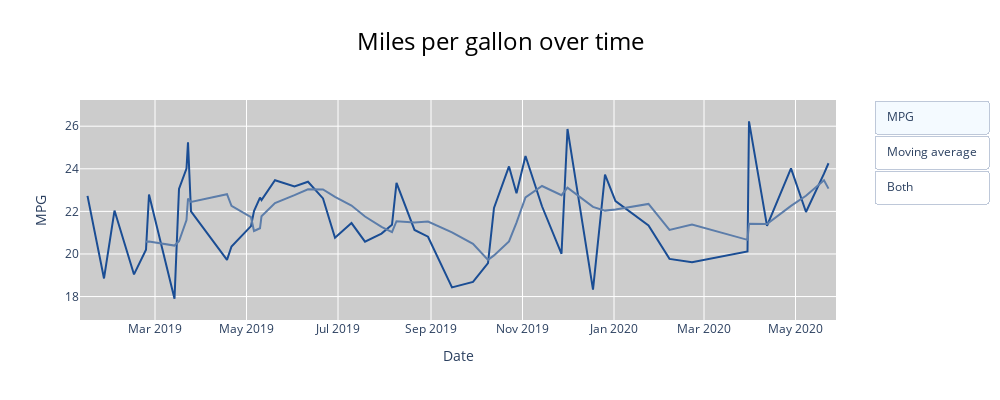

The cell this chart's notebook holds for it:
### Code cell
# Change line colors
# Make figure bigger
fig = go.Figure()
fig.add_trace(go.Scatter(x=df['date'],
                                y=df['mpg'],
                                mode='lines',
                                hovertemplate=df['mpg'].astype(str)+ ' on ' + df['date'].dt.strftime('%b %d %Y'),
                                name='MPG',
                                line=dict(color="#1A4D94")
))
fig.add_trace(go.Scatter(x=df['date'],
                                y=df['mpg'].rolling(window=5).mean(),
                                mode='lines',
                                hovertemplate=round(df['mpg'].rolling(window=5).mean(),2).astype(str) + ' on ' + df['date'].dt.strftime('%b %d %Y'),
                                name='Moving average',
                                line=dict(color="#5C7DAA")
))

fig.update_layout(
    showlegend=False,
    plot_bgcolor='#cccccc',
    width=1000,
    height=400,
    updatemenus=[
        dict(
            type = "buttons",
            buttons=list([
                dict(
                    args=[dict(visible=[True, False]),
                            dict(title='MPG')],
                    label="MPG",
                    method="restyle"
                ),
                dict(
                    args=[dict(visible=[False, True]),
                            dict(title='Moving average')],
                    label="Moving average",
                    method="restyle"
                ),
                dict(
                    args = [dict(visible=[True, True])],
                    label="Both",
                    method="restyle"
                )
            ]),
            direction='down',
            showactive=True,
            x=1.05,
            xanchor="left",
            yanchor="top"
        ),
    ],
    title=dict(
        text='Miles per gallon over time',
        font=dict(
            size=24,
            color='#000000'
        ),
        x=.5
    ),
    xaxis=dict(
        title='Date',
        range=[df['date'].min() - dt.timedelta(days=5), df['date'].max() + dt.timedelta(days=5)]
    ),
    yaxis=dict(
        title='MPG',
        range=[df['mpg'].min() - 1, df['mpg'].max() + 1]
    )
)

fig.show()

### Figure 1 — Plotly figure (JSON) as saved in the notebook; plotly's stock layout.template omitted (floating-point values rounded to 4 significant figures)
{"data": [{"hovertemplate": ["22.73 on Jan 15 2019", "18.85 on Jan 26 2019", "22.04 on Feb 02 2019", "19.04 on Feb 15 2019", "20.2 on Feb 23 2019", "22.79 on Feb 25 2019", "17.9 on Mar 14 2019", "23.05 on Mar 17 2019", "24.01 on Mar 22 2019", "25.24 on Mar 23 2019", "22.0 on Mar 25 2019", "19.72 on Apr 18 2019", "20.35 on Apr 21 2019", "21.31 on May 04 2019", "22.01 on May 06 2019", "22.65 on May 10 2019", "22.53 on May 11 2019", "23.46 on May 20 2019", "23.17 on Jun 02 2019", "23.39 on Jun 11 2019", "22.61 on Jun 21 2019", "20.76 on Jun 29 2019", "21.45 on Jul 10 2019", "20.58 on Jul 19 2019", "20.96 on Jul 30 2019", "21.37 on Aug 06 2019", "23.34 on Aug 09 2019", "21.13 on Aug 21 2019", "20.81 on Aug 30 2019", "18.43 on Sep 15 2019", "18.69 on Sep 29 2019", "19.57 on Oct 09 2019", "22.16 on Oct 13 2019", "24.11 on Oct 23 2019", "22.85 on Oct 28 2019", "24.6 on Nov 03 2019", "22.24 on Nov 14 2019", "20.01 on Nov 27 2019", "25.87 on Dec 01 2019", "18.33 on Dec 18 2019", "23.73 on Dec 26 2019", "22.48 on Jan 02 2020", "21.34 on Jan 24 2020", "19.77 on Feb 07 2020", "19.61 on Feb 22 2020", "20.12 on Mar 30 2020", "26.23 on Mar 31 2020", "21.32 on Apr 12 2020", "24.02 on Apr 28 2020", "21.97 on May 08 2020", "23.77 on May 20 2020", "24.26 on May 23 2020"], "line": {"color": "#1A4D94"}, "mode": "lines", "name": "MPG", "type": "scatter", "x": ["2019-01-15T00:00:00", "2019-01-26T00:00:00", "2019-02-02T00:00:00", "2019-02-15T00:00:00", "2019-02-23T00:00:00", "2019-02-25T00:00:00", "2019-03-14T00:00:00", "2019-03-17T00:00:00", "2019-03-22T00:00:00", "2019-03-23T00:00:00", "2019-03-25T00:00:00", "2019-04-18T00:00:00", "2019-04-21T00:00:00", "2019-05-04T00:00:00", "2019-05-06T00:00:00", "2019-05-10T00:00:00", "2019-05-11T00:00:00", "2019-05-20T00:00:00", "2019-06-02T00:00:00", "2019-06-11T00:00:00", "2019-06-21T00:00:00", "2019-06-29T00:00:00", "2019-07-10T00:00:00", "2019-07-19T00:00:00", "2019-07-30T00:00:00", "2019-08-06T00:00:00", "2019-08-09T00:00:00", "2019-08-21T00:00:00", "2019-08-30T00:00:00", "2019-09-15T00:00:00", "2019-09-29T00:00:00", "2019-10-09T00:00:00", "2019-10-13T00:00:00", "2019-10-23T00:00:00", "2019-10-28T00:00:00", "2019-11-03T00:00:00", "2019-11-14T00:00:00", "2019-11-27T00:00:00", "2019-12-01T00:00:00", "2019-12-18T00:00:00", "2019-12-26T00:00:00", "2020-01-02T00:00:00", "2020-01-24T00:00:00", "2020-02-07T00:00:00", "2020-02-22T00:00:00", "2020-03-30T00:00:00", "2020-03-31T00:00:00", "2020-04-12T00:00:00", "2020-04-28T00:00:00", "2020-05-08T00:00:00", "2020-05-20T00:00:00", "2020-05-23T00:00:00"], "y": [22.73, 18.85, 22.04, 19.04, 20.2, 22.79, 17.9, 23.05, 24.01, 25.24, 22, 19.72, 20.35, 21.31, 22.01, 22.65, 22.53, 23.46, 23.17, 23.39, 22.61, 20.76, 21.45, 20.58, 20.96, 21.37, 23.34, 21.13, 20.81, 18.43, 18.69, 19.57, 22.16, 24.11, 22.85, 24.6, 22.24, 20.01, 25.87, 18.33, 23.73, 22.48, 21.34, 19.77, 19.61, 20.12, 26.23, 21.32, 24.02, 21.97, 23.77, 24.26]}, {"hovertemplate": ["nan on Jan 15 2019", "nan on Jan 26 2019", "nan on Feb 02 2019", "nan on Feb 15 2019", "20.57 on Feb 23 2019", "20.58 on Feb 25 2019", "20.39 on Mar 14 2019", "20.6 on Mar 17 2019", "21.59 on Mar 22 2019", "22.6 on Mar 23 2019", "22.44 on Mar 25 2019", "22.8 on Apr 18 2019", "22.26 on Apr 21 2019", "21.72 on May 04 2019", "21.08 on May 06 2019", "21.21 on May 10 2019", "21.77 on May 11 2019", "22.39 on May 20 2019", "22.76 on Jun 02 2019", "23.04 on Jun 11 2019", "23.03 on Jun 21 2019", "22.68 on Jun 29 2019", "22.28 on Jul 10 2019", "21.76 on Jul 19 2019", "21.27 on Jul 30 2019", "21.02 on Aug 06 2019", "21.54 on Aug 09 2019", "21.48 on Aug 21 2019", "21.52 on Aug 30 2019", "21.02 on Sep 15 2019", "20.48 on Sep 29 2019", "19.73 on Oct 09 2019", "19.93 on Oct 13 2019", "20.59 on Oct 23 2019", "21.48 on Oct 28 2019", "22.66 on Nov 03 2019", "23.19 on Nov 14 2019", "22.76 on Nov 27 2019", "23.11 on Dec 01 2019", "22.21 on Dec 18 2019", "22.04 on Dec 26 2019", "22.08 on Jan 02 2020", "22.35 on Jan 24 2020", "21.13 on Feb 07 2020", "21.39 on Feb 22 2020", "20.66 on Mar 30 2020", "21.41 on Mar 31 2020", "21.41 on Apr 12 2020", "22.26 on Apr 28 2020", "22.73 on May 08 2020", "23.46 on May 20 2020", "23.07 on May 23 2020"], "line": {"color": "#5C7DAA"}, "mode": "lines", "name": "Moving average", "type": "scatter", "x": ["2019-01-15T00:00:00", "2019-01-26T00:00:00", "2019-02-02T00:00:00", "2019-02-15T00:00:00", "2019-02-23T00:00:00", "2019-02-25T00:00:00", "2019-03-14T00:00:00", "2019-03-17T00:00:00", "2019-03-22T00:00:00", "2019-03-23T00:00:00", "2019-03-25T00:00:00", "2019-04-18T00:00:00", "2019-04-21T00:00:00", "2019-05-04T00:00:00", "2019-05-06T00:00:00", "2019-05-10T00:00:00", "2019-05-11T00:00:00", "2019-05-20T00:00:00", "2019-06-02T00:00:00", "2019-06-11T00:00:00", "2019-06-21T00:00:00", "2019-06-29T00:00:00", "2019-07-10T00:00:00", "2019-07-19T00:00:00", "2019-07-30T00:00:00", "2019-08-06T00:00:00", "2019-08-09T00:00:00", "2019-08-21T00:00:00", "2019-08-30T00:00:00", "2019-09-15T00:00:00", "2019-09-29T00:00:00", "2019-10-09T00:00:00", "2019-10-13T00:00:00", "2019-10-23T00:00:00", "2019-10-28T00:00:00", "2019-11-03T00:00:00", "2019-11-14T00:00:00", "2019-11-27T00:00:00", "2019-12-01T00:00:00", "2019-12-18T00:00:00", "2019-12-26T00:00:00", "2020-01-02T00:00:00", "2020-01-24T00:00:00", "2020-02-07T00:00:00", "2020-02-22T00:00:00", "2020-03-30T00:00:00", "2020-03-31T00:00:00", "2020-04-12T00:00:00", "2020-04-28T00:00:00", "2020-05-08T00:00:00", "2020-05-20T00:00:00", "2020-05-23T00:00:00"], "y": [null, null, null, null, 20.57, 20.58, 20.39, 20.6, 21.59, 22.6, 22.44, 22.8, 22.26, 21.72, 21.08, 21.21, 21.77, 22.39, 22.76, 23.04, 23.03, 22.68, 22.28, 21.76, 21.27, 21.02, 21.54, 21.48, 21.52, 21.02, 20.48, 19.73, 19.93, 20.59, 21.48, 22.66, 23.19, 22.76, 23.11, 22.21, 22.04, 22.08, 22.35, 21.13, 21.39, 20.66, 21.41, 21.41, 22.26, 22.73, 23.46, 23.07]}], "layout": {"height": 400, "plot_bgcolor": "#cccccc", "showlegend": false, "title": {"font": {"color": "#000000", "size": 24}, "text": "Miles per gallon over time", "x": 0.5}, "updatemenus": [{"buttons": [{"args": [{"visible": [true, false]}, {"title": "MPG"}], "label": "MPG", "method": "restyle"}, {"args": [{"visible": [false, true]}, {"title": "Moving average"}], "label": "Moving average", "method": "restyle"}, {"args": [{"visible": [true, true]}], "label": "Both", "method": "restyle"}], "direction": "down", "showactive": true, "type": "buttons", "x": 1.05, "xanchor": "left", "yanchor": "top"}], "width": 1000, "xaxis": {"range": ["2019-01-10T00:00:00", "2020-05-28T00:00:00"], "title": {"text": "Date"}}, "yaxis": {"range": [16.9, 27.23], "title": {"text": "MPG"}}}}
